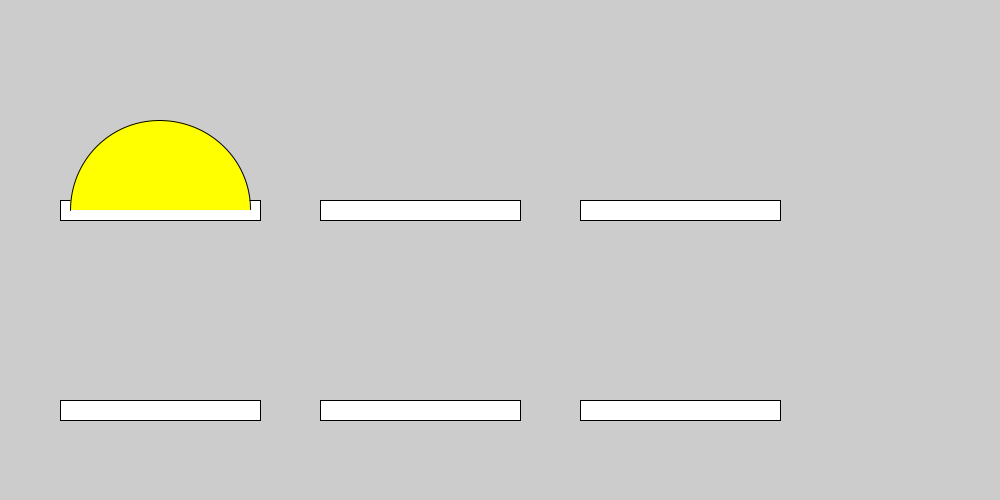
Frame 1 (no input)
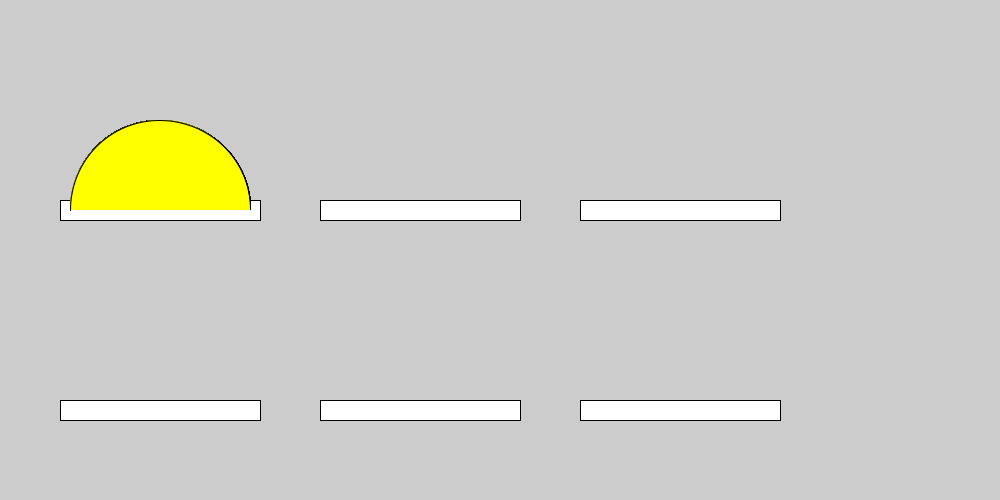
Frame 60 (the mouse pressed at the canvas centre just before this capture)
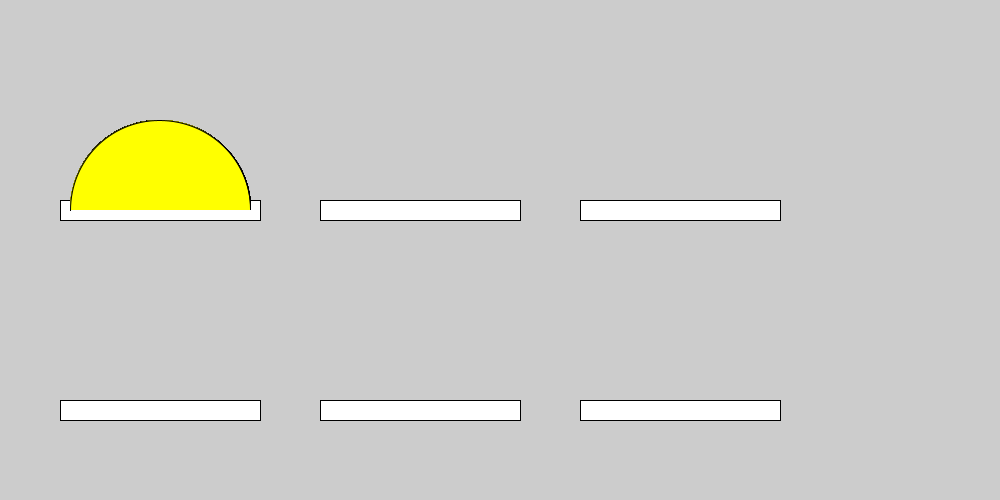
Frame 120 (the mouse held since frame 60 and released just before this capture)

The Processing sketch that drew these frames (run headless with seeded random() and noise(); from frame 60 on, the mouse is pressed at the canvas centre):

// Processing sketch: sketch_13_14_kadai3
// ── sketch_13_14_kadai3.pde
void setup() {
  size(1000,500);
  int y=200;
  for (int i=0; i<2; i++) {  //2段作る   
    int x = 60;                    //左から四角の表示を始める
    for(int j=0; j<3; j++) {  //3個四角を作る
      rect(x + 200*j,y,200,20);
      x += 60;                    //60ずつ間隔をあける
    }  
    y += y;                      //2段目の位置まで下げる
  }
}

void draw() {
  if (mousePressed == true) println("mouse is pressed",mouseX,mouseY);
  //マウスが押されているなら      文と座標を表示
  fill(255,255,0);          //黄色で塗る
  arc(160,210,180,180,PI,TWO_PI);//半円を描画
}
